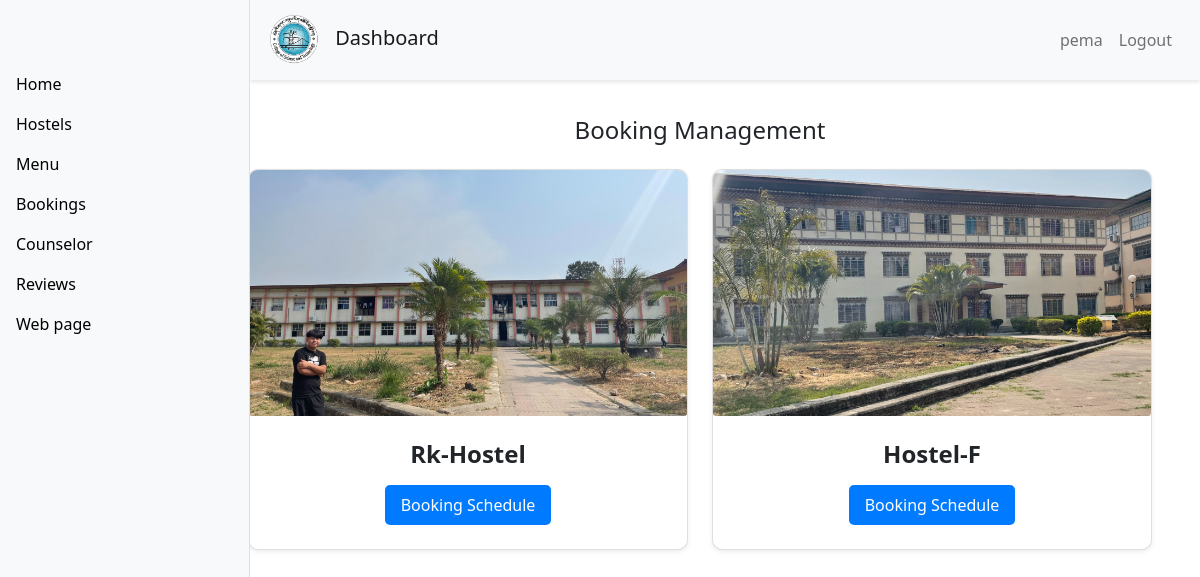
Page /booking_admin/ (signed in) on the committed database.
### APP/models.py (models this page shows, shortened)
class Hostel(models.Model):
    gender = (
        ('M','Male'),
        ('F','Female'),
    )
    name = models.CharField(max_length=200)
    gender = models.CharField(max_length=200,null= True,choices=gender)
    description = models.TextField(max_length=200)
    image = models.ImageField(upload_to='hostels/')

### APP/decorators.py (the view)
        def wrapper_func(request, *args, **kwargs):
            group = None
            if request.user.groups.exists():
                group = request.user.groups.all()[0].name
            if group in allowed_roles:
                return view_func(request, *args, **kwargs)
            else:
                return HttpResponse("You are not authorized to view this page.")

### APP/views.py (called while the page is built)
@login_required(login_url='login')
@allowed_users(allowed_roles=['admin'])
def booking_admin(request):
    hostel = Hostel.objects.all()
    context = {
        'hostel': hostel,
    }
    return render(request, 'admin_view/booking.html',context)

### APP/templates/admin_view/booking.html (shortened to what this page needs)
{% extends 'admin_view/base.html' %}
{% block content %}
<h4 class="text-center my-4">Booking Management</h4>
<div class="container">
    <div class="row gy-4">
        {% for hostel in hostel %}
        <div class="col-md-6 d-flex justify-content-center">
            <div class="card shadow-sm" style="width: 35rem;">
                <div class="card-img-wrapper">
                    <img class="card-img" src="{{ hostel.image.url }}" alt="Card image cap">
                </div>
                <div class="card-body">
                    <h5 class="card-title text-center">{{ hostel.name }}</h5>
                    <div class="d-flex justify-content-center mt-3">
                        <a href="{% url 'booking_detail' hostel.id %}" class="btn btn-primary">Booking Schedule</a>
                    </div>
                </div>
            </div>
        </div>
        {% endfor %}
    </div>
</div>
{% endblock %}

### APP/templates/admin_view/base.html (shortened to what this page needs)
<!DOCTYPE html>
<html lang="en">
{% load static %}
<head>
  <link href="https://cdn.jsdelivr.net/npm/bootstrap@5.0.2/dist/css/bootstrap.min.css" rel="stylesheet"
>
  <link href="https://cdnjs.cloudflare.com/ajax/libs/bootstrap-icons/1.5.0/font/bootstrap-icons.min.css"
    rel="stylesheet">
</head>
<body>
  <nav class="navbar navbar-expand-lg navbar-light bg-light topbar">
    <a class="navbar-brand" href="#">
      <img src="{% static 'APP/image/cstlogo176.png' %}" style="width: 50px; height: 50px;" alt="Brand Logo">
      Dashboard
    </a>
    <div class="collapse navbar-collapse">
      <ul class="navbar-nav ms-auto">
        <li class="nav-item">
          <span class="nav-link">{{ user.username }}</span>
        </li>
        <li class="nav-item">
          <a class="nav-link" href="{% url 'logout' %}">Logout</a>
        </li>
      </ul>
    </div>
  </nav>
  <div class="container-fluid">
    <div class="row">
      <nav id="sidebarMenu" class="col-md-3 col-lg-2 d-md-block sidebar">
        <div class="position-sticky pt-3 sidebar-sticky">
          <ul class="nav flex-column">
            {% if request.user.is_staff %}
            <li class="nav-item">
              <a class="nav-link active" href="{% url 'dash' %}">Home</a>
            </li>
            <li class="nav-item">
              <a class="nav-link" href="{% url 'hostel' %}">Hostels</a>
            </li>
            <li class="nav-item">
              <a class="nav-link" href="{% url 'menu_admin' %}">Menu</a>
            </li>
            <li class="nav-item">
              <a class="nav-link" href="{% url 'booking_admin' %}">Bookings</a>
            </li>
            <li class="nav-item">
              <a class="nav-link" href="{% url 'counselor' %}">Counselor</a>
            </li>
            <li class="nav-item">
              <a class="nav-link" href="{%url 'review_admin'%}">Reviews</a>
            </li>
            {% endif %}
            <li class="nav-item">
              <a class="nav-link" href="{% url 'home' %}">Web page</a>
            </li>
          </ul>
        </div>
      </nav>
      <main class="col-md-9 ms-sm-auto col-lg-10 px-md-4 main-content">
        <br>
        <br>
        <br>
        {% block content %}
        {% endblock %}
      </main>
    </div>
  </div>
</body>
</html>

### APP/templates/admin_view/base.html (style rules this page uses)
body { overflow-x: hidden; }
.sidebar { position: fixed; top: 0; bottom: 0; left: 0; z-index: 100; padding: 48px 0 0; width: 250px; background-color: #f8f9fa; box-shadow: inset -1px 0 0 rgba(0, 0, 0, 0.1); }
.sidebar-sticky { position: relative; top: 0; height: calc(100vh - 48px); padding-top: .5rem; overflow-x: hidden; overflow-y: auto; }
.main-content { margin-left: 250px; padding: 20px; }
.navbar-brand img { margin-right: 10px; }
.nav-link { color: #000; font-weight: 500; }
.navbar { padding: 10px 15px; }
.topbar { position: fixed; width: calc(100% - 250px); left: 250px; top: 0; z-index: 99; background-color: #fff; box-shadow: 0 2px 4px rgba(0, 0, 0, 0.1); padding: 10px 20px; }
.topbar .navbar-nav { margin-left: auto; }

### APP/templates/admin_view/booking.html (style rules this page uses)
.card { border-radius: 10px; overflow: hidden; position: relative; }
.card-img-wrapper { position: relative; width: 100%; height: 0; padding-bottom: 56.25%; }
.card-img { position: absolute; top: 0; left: 0; width: 100%; height: 100%; object-fit: cover; }
.card-body { padding: 1.5rem; }
.card-title { font-size: 1.5rem; font-weight: bold; }
.btn-primary { background-color: #007bff; border: none; border-radius: 5px; padding: 0.5rem 1rem; }
.text-center { text-align: center; }
.my-4 { margin-top: 1.5rem; margin-bottom: 1.5rem; }
.gy-4 { row-gap: 1.5rem; }

### rows in the picture
Hostel: image (picture), name "Rk-Hostel"
Hostel: image (picture), name "Hostel-F"

### other values in the picture
{{ user.username }} "pema"
